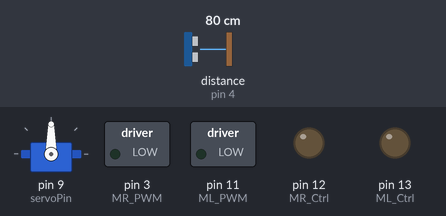
This sketch was run on a simulated Arduino Uno, built with avr-gcc and run on an emulated ATmega328P. Shown: servo, switched loads named in the sketch (green lamp = pin HIGH), output pins drawn as LEDs (lit = HIGH). Wiring (inferred from the names in the program): ultrasonic range finder: trigger pin 5; echo pin 4; servo: signal pin 9. The test bench sets the inputs (shaded band); at power-on: distance to the obstacle (sensor on pin 4) 80 cm. The echo pulse lasts 58.3 µs per cm; servo pulses on a pin are drawn as a servo (544–2400 µs = 0–180°); pins used as bus, display or sensor lines are not drawn.

Above: at 2.2 s.
2.3 s: distance to the obstacle (sensor on pin 4) set to 66 cm
3.8 s: distance to the obstacle (sensor on pin 4) set to 59 cm
At 5.0 s:
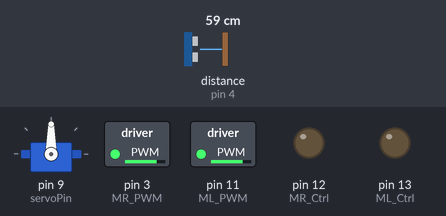
5.3 s: distance to the obstacle (sensor on pin 4) set to 2 cm
At 6.4 s:
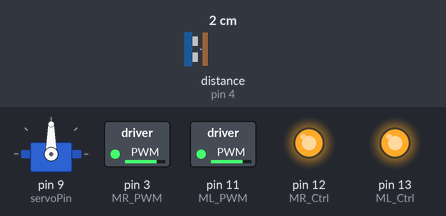
6.8 s: distance to the obstacle (sensor on pin 4) set to 10 cm
8.3 s: distance to the obstacle (sensor on pin 4) set to 13 cm
At 9.5 s:
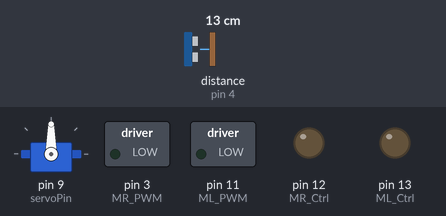
9.8 s: distance to the obstacle (sensor on pin 4) set to 4 cm
At 10.7 s:
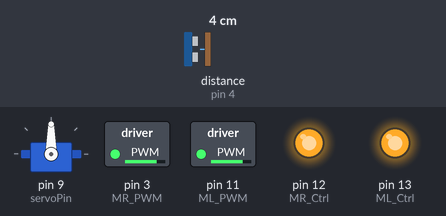
Timing chart, 0 to 12.3 s (numbered marks = the images above; inputs shaded):
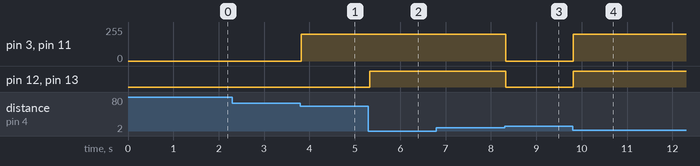

Measured:
- the behaviour switches between 62 and 61 cm on distance to the obstacle (sensor on pin 4) (found by bisection; images 0 and 1)
- the behaviour switches between 11 and 12 cm on distance to the obstacle (sensor on pin 4) (found by bisection; images 2 and 3)
- after the input at 2.3 s, every drawn part: stays the same
- after the input at 3.8 s, pin 3 (MR_PWM), pin 11 (ML_PWM): 0/255 → 200/255 at once
- after the input at 5.3 s, pin 12 (MR_Ctrl), pin 13 (ML_Ctrl): LOW → HIGH at once
- after the input at 6.8 s, every drawn part: stays the same
- after the input at 8.3 s, pin 3 (MR_PWM), pin 11 (ML_PWM): 200/255 → 0/255 at once; pin 12 (MR_Ctrl), pin 13 (ML_Ctrl): HIGH → LOW at once
- after the input at 9.8 s, pin 3 (MR_PWM), pin 11 (ML_PWM): 0/255 → 200/255 at once; pin 12 (MR_Ctrl), pin 13 (ML_Ctrl): LOW → HIGH at once

The sketch:

Ultrasonic_Follow.ino
```cpp
//Array, used to store the data of the pattern, can be calculated by yourself or obtained from the modulus tool

unsigned char start01[] = {0x01,0x02,0x04,0x08,0x10,0x20,0x40,0x80,0x80,0x40,0x20,0x10,0x08,0x04,0x02,0x01};
unsigned char front[]   = {0x00,0x00,0x00,0x00,0x00,0x24,0x12,0x09,0x12,0x24,0x00,0x00,0x00,0x00,0x00,0x00};
unsigned char back[]    = {0x00,0x00,0x00,0x00,0x00,0x24,0x48,0x90,0x48,0x24,0x00,0x00,0x00,0x00,0x00,0x00};
unsigned char STOP01[]  = {0x2E,0x2A,0x3A,0x00,0x02,0x3E,0x02,0x00,0x3E,0x22,0x3E,0x00,0x3E,0x0A,0x0E,0x00};
unsigned char clear[]   = {0x00,0x00,0x00,0x00,0x00,0x00,0x00,0x00,0x00,0x00,0x00,0x00,0x00,0x00,0x00,0x00};

int distance;
int pulsewidth;

/***LED***/
#define SCL_Pin  A5                              //Set clock pin to A5
#define SDA_Pin  A4                              //Set data pin to A4

/***Motor***/
#define ML_Ctrl 13                                //define the direction control pin of left motor
#define ML_PWM 11                                 //define PWM control pin of left motor
#define MR_Ctrl 12                                //define the direction control pin of right motor
#define MR_PWM 3                                  //define PWM control pin of right motor

/***Ultrasonic***/
#define Trig 5                                    //Trig Pin
#define Echo 4                                    //Echo Pin

/***Servo********/
#define servoPin 9                                //Servo Pin


void setup(){
  Serial.begin(9600);

  pinMode(SCL_Pin,OUTPUT);
  pinMode(SDA_Pin,OUTPUT);

  matrix_display(clear);                          //Clear the display
  matrix_display(start01);                        //Display start pattern

  pinMode(servoPin, OUTPUT);
  procedure(90);                                  //Set servo to 90°

  pinMode(Trig, OUTPUT);
  pinMode(Echo, INPUT);

  pinMode(ML_Ctrl, OUTPUT);
  pinMode(ML_PWM, OUTPUT);
  pinMode(MR_Ctrl, OUTPUT);
  pinMode(MR_PWM, OUTPUT);
}


void loop(){
  distance = checkdistance();                    //assign the distance detected by ultrasonic sensor to distance
  if (distance >= 20 && distance <= 60)          //range to go front
  {
    Car_front();
    matrix_display(front);
  }
  else if (distance > 10 && distance < 20)       //range to stop
  {
    Car_Stop();
    matrix_display(STOP01);
  }
  else if (distance <= 10)                       //range to go back
  {
    Car_back();
    matrix_display(back);
  }
  else                                           //other situations, stop
  {
    Car_Stop();
    matrix_display(STOP01);
  }
}


/***********Function for motor running****************/
void Car_front()
{
  digitalWrite(MR_Ctrl,LOW);
  analogWrite(MR_PWM,200);
  digitalWrite(ML_Ctrl,LOW);
  analogWrite(ML_PWM,200);
}
void Car_back()
{
  digitalWrite(MR_Ctrl,HIGH);
  analogWrite(MR_PWM,200);
  digitalWrite(ML_Ctrl,HIGH);
  analogWrite(ML_PWM,200);
}
void Car_left()
{
  digitalWrite(MR_Ctrl,LOW);
  analogWrite(MR_PWM,200);
  digitalWrite(ML_Ctrl,HIGH);
  analogWrite(ML_PWM,200);
}
void Car_right()
{
  digitalWrite(MR_Ctrl,HIGH);
  analogWrite(MR_PWM,200);
  digitalWrite(ML_Ctrl,LOW);
  analogWrite(ML_PWM,200);
}
void Car_Stop()
{
  digitalWrite(MR_Ctrl,LOW);
  analogWrite(MR_PWM,0);
  digitalWrite(ML_Ctrl,LOW);
  analogWrite(ML_PWM,0);
}

/******************Dot matrix********************/
// the function for dot matrix display
void matrix_display(unsigned char matrix_value[])
{
  IIC_start();                           //call the function that data transmission start
  IIC_send(0xc0);                        //Choose address

  for(int i = 0; i < 16; i++)            //pattern data has 16 bits
  {
     IIC_send(matrix_value[i]);          //data to convey patterns
  }

  IIC_end();                             //end to convey data pattern

  IIC_start();
  IIC_send(0x8A);                        //select pulse width4/16, control display brightness
  IIC_end();
}

/********Condition starting to transmit data**********/
void IIC_start()
{
  digitalWrite(SCL_Pin,HIGH);
  delayMicroseconds(3);
  digitalWrite(SDA_Pin,HIGH);
  delayMicroseconds(3);
  digitalWrite(SDA_Pin,LOW);
  delayMicroseconds(3);
}

/*********Transmit data*******************************/
void IIC_send(unsigned char send_data)
{
  for(char i = 0; i < 8; i++)          //Each byte has 8 bits
  {
      digitalWrite(SCL_Pin,LOW);       //pull down clock pin SCL Pin to change the signals of SDA
      delayMicroseconds(3);
      if(send_data & 0x01)             //set high and low level of SDA_Pin according to 1 or 0 of every bit
      {
        digitalWrite(SDA_Pin,HIGH);
      }
      else
      {
        digitalWrite(SDA_Pin,LOW);
      }
      delayMicroseconds(3);
      digitalWrite(SCL_Pin,HIGH);       //pull up clock pin SCL_Pin to stop transmitting data
      delayMicroseconds(3);
      send_data = send_data >> 1;       //detect bit by bit, so move the data right by one
  }
}

/************Sign that data transmission ends************/
void IIC_end()
{
  digitalWrite(SCL_Pin,LOW);
  delayMicroseconds(3);
  digitalWrite(SDA_Pin,LOW);
  delayMicroseconds(3);
  digitalWrite(SCL_Pin,HIGH);
  delayMicroseconds(3);
  digitalWrite(SDA_Pin,HIGH);
  delayMicroseconds(3);
}

/*************Function to control servo******************/
void procedure(int myangle) {
  for (int i = 0; i <= 50; i = i + (1)) {
    pulsewidth = myangle * 11 + 500;
    digitalWrite(servoPin,HIGH);
    delayMicroseconds(pulsewidth);
    digitalWrite(servoPin,LOW);
    delay((20 - pulsewidth / 1000));
  }}

/***********Function to control ultrasonic**************/
float checkdistance() {
  digitalWrite(Trig, LOW);
  delayMicroseconds(2);
  digitalWrite(Trig, HIGH);
  delayMicroseconds(10);
  digitalWrite(Trig, LOW);
  float distance = pulseIn(Echo, HIGH) / 58.20;  //58.20, that is , 2*29.1=58.2
  delay(10);
  return distance;
}
```
